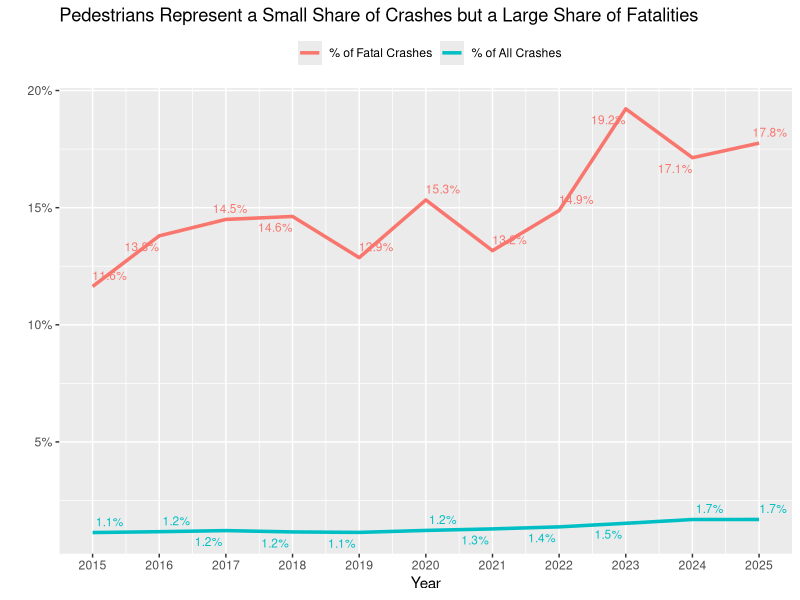

Generate this figure with R:
library(tibble)
library(dplyr)
library(ggplot2)
library(tidyr)
library(ggrepel)

years <- 2015:2025
crashes <- c(120703, 120770, 119104, 122356, 121407, 86817, 97790, 95381, 102786, 100665, 96173)
fatal_crashes <- c(507, 558, 600, 588, 544, 574, 638, 699, 666, 642, 642)
ped_crashes <- c(1367, 1412, 1448, 1418, 1383, 1062, 1260, 1312, 1570, 1701, 1626)
ped_fatal_crashes <- c(59, 77, 87, 86, 70, 88, 84, 104, 128, 110, 114)

df <- tibble::tibble(
  years = years,
  crashes = crashes,
  fatal_crashes = fatal_crashes,
  ped_crashes = ped_crashes,
  ped_fatal_crashes = ped_fatal_crashes
)

plot <- df %>%
  mutate(
    ped_share = ped_crashes / crashes,
    ped_fatal_share = ped_fatal_crashes / fatal_crashes
  ) %>%
  select(years, ped_share, ped_fatal_share) %>%
  pivot_longer(-years, names_to = "type", values_to = "value") %>%
  ggplot(aes(x = years, y = value, color = type)) +
  geom_line(size = 1.2) +
  geom_text_repel(
    aes(label = scales::percent(value, accuracy = 0.1)),
    size = 3,
    box.padding=0.25,
    point.padding=0.25,
    show.legend = FALSE,
    max.overlaps = Inf
  ) +
  scale_y_continuous(labels = scales::percent) +
  scale_x_continuous(breaks=df$years) +
  scale_color_discrete(
    labels = c(
      "ped_share" = "% of All Crashes",
      "ped_fatal_share" = "% of Fatal Crashes"
    )
  ) +
  labs(
    y = "",
    x = "Year",
    color = "",
    title = "Pedestrians Represent a Small Share of Crashes but a Large Share of Fatalities"
  ) +
  theme(
    legend.position = "top",
    legend.justification = "center",
    legend.direction = "horizontal"
  )

ggsave(
  filename = "pedestrian_crash_plot.png",
  plot = plot,
  width = 10,
  height = 6,
  units = "in",
  dpi = 300
)
